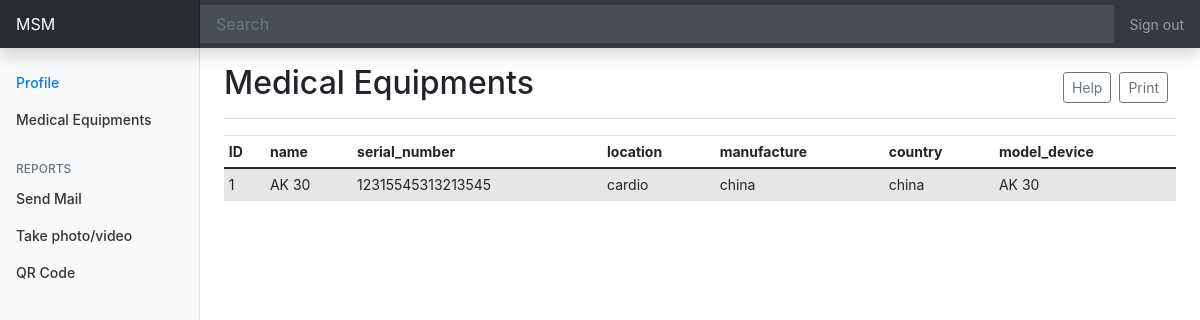
The app's page /dr/departments/ with its own data.
### drlevel/models.py (models this page shows, shortened)
class Medicaldevice(models.Model):
    name = models.CharField(max_length=250)
    serial_number =models.CharField(max_length=250)
    location = models.CharField(max_length=250,null= True , blank= True)
    manufacture = models.CharField(max_length=250,null= True , blank= True)
    country = models.CharField(max_length=250,null= True , blank= True)
    model_device = models.CharField(max_length=250,null= True , blank= True)

### drlevel/views.py (the view)
# urls.py: path('departments/', views.departments ,name = "departments"),
def departments(request):
    context = {
        'medicaldevice' : Medicaldevice.objects.all(),
    }
    return render(request,'drlevel/departments.html',context)

### drlevel/templates/drlevel/departments.html
{% extends 'homepage/base.html' %}
{% block content %}
    <main role="main" class="col-md-9 ml-sm-auto col-lg-10 px-md-4">
        <div class="d-flex justify-content-between flex-wrap flex-md-nowrap align-items-center pt-3 pb-2 mb-3 border-bottom">
            <h1 class="h2">Medical Equipments</h1>
            <div class="btn-toolbar mb-2 mb-md-0">
                <div class="btn-group mr-2">
                    <button type="button" class="btn btn-sm btn-outline-secondary">Help</button>
                </div>
                <div class="btn-group mr-2">
                    <button type="button" class="btn btn-sm btn-outline-secondary">Print</button>
                </div>
            </div>
        </div>
        <div class="table-responsive">
            <table class="table table-striped table-sm">
                <thead>
                    <tr>
                        <th>ID</th>
                        <th>name</th>
                        <th>serial_number</th>
                        <th>location</th>
                        <th>manufacture</th>
                        <th>country</th>
                        <th>model_device</th>
                    </tr>
                </thead>
                <tbody>
                {% for i in medicaldevice %}
                    <tr>
                        <td>{{ i.id }}</td>
                        <td>{{ i.name }}</td>
                        <td>{{ i.serial_number }}</td>
                        <td>{{ i.location }}</td>
                        <td>{{ i.manufacture }}</td>
                        <td>{{ i.country }}</td>
                        <td>{{ i.model_device }}</td>
                    </tr>
                {% endfor %}
                </tbody>
            </table>
        </div>
    </main>
</div>
</div>
{% endblock content %}

### Hospital/static/css/accsess.css (style rules this page uses)
body { font-size: .875rem; }

### records on screen
Medicaldevice: id "1", name "AK 30", serial_number "12315545313213545", location "cardio", manufacture "china", country "china", model_device "AK 30"
